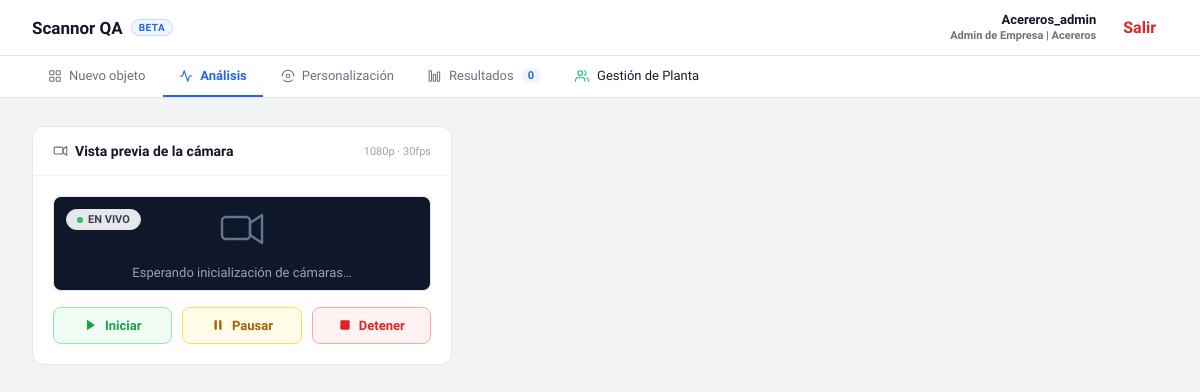
Page / (signed in) on the committed database.
### Backend/models.py (models this page shows, shortened)
class Usuario(AbstractUser):
    ROLES = (
        ('superadmin', 'Staff ScannorQA'),
        ('admin_empresa', 'Admin de Empresa'),
        ('operador', 'Operador de Línea')
    )
    rol = models.CharField(max_length=20, choices=ROLES, default='operador')
    empresa = models.ForeignKey(Empresa, on_delete=models.CASCADE, null=True)

class Empresa(models.Model):
    nombre = models.CharField(max_length=255, unique=True)
    activa = models.BooleanField(default=True)
    fecha_creacion = models.DateTimeField(auto_now_add=True)
    limite_usuarios = models.IntegerField(default=5, help_text="Cantidad máxima de operadores")
    ESTADOS_PLAN = (
        ('trial', 'Periodo de Prueba'),
        ('activo', 'Suscripción Activa'),
        ('suspendido', 'Suspendido por Pago')
    )
    estado_plan = models.CharField(max_length=30, choices=ESTADOS_PLAN, default='activo')

### Backend/views.py (the view)
# urls.py: path('', views.dashboard, name='dashboard'),
@login_required
def dashboard(request):
    return render(request, 'base.html')

### templates/base.html (shortened to what this page needs)
{% load static %}
<!DOCTYPE html>
<html lang="es">
<head>
  <link rel="stylesheet" href="{% static 'css/estilos.css' %}">
</head>
<body>
  {% include 'componentes/navbar.html' %}
  {% include 'paneles/analisis.html' %}
</body>
</html>

### templates/componentes/navbar.html (shortened to what this page needs)
<header class="topbar">
  <div class="brand">
    Scannor QA
    <span class="brand-badge">BETA</span>
  </div>
  <div class="topbar-right" style="display: flex; align-items: center; gap: 15px;">
    <div style="text-align: right; line-height: 1.3;">
        <div style="font-size: 13px; font-weight: 700; color: #111827;">
             {{ user.username }}
        </div>
        <div style="font-size: 11px; font-weight: 600; color: #6b7280;">
            {{ user.get_rol_display }} | {% if user.empresa %}{{ user.empresa.nombre }}{% else %}Staff Central{% endif %}
        </div>
    </div>
    <form action="{% url 'logout' %}" method="POST" style="margin: 0; display: inline;">
    <button type="submit" class="btn-ghost" style="background: none; border: none; text-decoration: none; color: #dc2626; font-weight: 600; padding: 6px 12px; cursor: pointer; font-family: inherit; font-size: inherit;">
        Salir
    </button>
</form>
  </div>
</header>
<nav class="navbar">
  <div class="nav-tab">
    <svg class="ic" style="width:14px;height:14px;color:#6b7280" viewBox="0 0 24 24"><rect x="3" y="3" width="7" height="7" rx="1"/><rect x="14" y="3" width="7" height="7" rx="1"/><rect x="3" y="14" width="7" height="7" rx="1"/><rect x="14" y="14" width="7" height="7" rx="1"/></svg>
    Nuevo objeto
  </div>
  <div class="nav-tab active" id="tab-analisis" onclick="cambiarPanel('analisis')">
    <svg class="ic" style="width:14px;height:14px;color:#6b7280" viewBox="0 0 24 24"><polyline points="22 12 18 12 15 21 9 3 6 12 2 12"/></svg>
    Análisis
  </div>
  <div class="nav-tab" id="tab-personalizacion" onclick="cambiarPanel('personalizacion')">
    <svg class="ic" style="width:14px;height:14px;color:#6b7280" viewBox="0 0 24 24"><circle cx="12" cy="12" r="3"/><path d="M19.07 4.93a10 10 0 0 0-14.14 0M21.9 12a9.9 9.9 0 0 0-2.93-7.07M2.1 12a9.9 9.9 0 0 1 2.93-7.07M4.93 19.07a10 10 0 0 0 14.14 0"/></svg>
    Personalización
  </div>
  <div class="nav-tab" id="tab-resultados" onclick="cambiarPanel('resultados')">
    <svg class="ic" style="width:14px;height:14px;color:#6b7280" viewBox="0 0 24 24"><rect x="2" y="3" width="4" height="18" rx="1"/><rect x="9" y="9" width="4" height="12" rx="1"/><rect x="16" y="5" width="4" height="16" rx="1"/></svg>
    Resultados
    <span class="nav-badge" id="badge-resultados">0</span>
  </div>
{% if user.rol == 'admin_empresa' %}
  <a href="{% url 'gestion_planta' %}" class="nav-tab" style="text-decoration: none; color: inherit; display: flex; align-items: center; gap: 8px;">
    <svg class="ic" style="width:14px;height:14px;color:#10b981" viewBox="0 0 24 24"><path d="M17 21v-2a4 4 0 0 0-4-4H5a4 4 0 0 0-4 4v2"/><circle cx="9" cy="7" r="4"/><path d="M23 21v-2a4 4 0 0 0-3-3.87M16 3.13a4 4 0 0 1 0 7.75"/></svg>
    Gestión de Planta
  </a>
  {% endif %}
</nav>

### static/css/estilos.css (style rules this page uses)
*, *::before, *::after { box-sizing: border-box; margin: 0; padding: 0; }
body { font-family: 'Plus Jakarta Sans', sans-serif; background: #f1f3f5; color: #1a1a2e; min-height: 100vh; display: flex; flex-direction: column; }
.topbar { background: #fff; border-bottom: 1px solid #e4e7ec; display: flex; align-items: center; justify-content: space-between; padding: 0 32px; height: 56px; }
.brand { font-size: 17px; font-weight: 700; color: #111827; display: flex; align-items: center; gap: 8px; }
.brand-badge { font-size: 10px; font-weight: 600; background: #eff6ff; color: #2563eb; border: 1px solid #bfdbfe; padding: 2px 7px; border-radius: 20px; letter-spacing: 0.5px; }
.topbar-right { display: flex; align-items: center; gap: 10px; }
.btn-ghost { background: none; border: 1px solid #e4e7ec; color: #6b7280; padding: 7px 14px; border-radius: 8px; font-size: 13px; font-weight: 500; font-family: inherit; cursor: pointer; display: flex; align-items: center; gap: 6px; transition: background 0.15s, border-color 0.15s; }
.navbar { background: #fff; border-bottom: 1px solid #e4e7ec; display: flex; align-items: flex-end; padding: 0 32px; gap: 2px; }
.nav-tab { font-size: 13px; font-weight: 500; color: #6b7280; padding: 12px 16px; cursor: pointer; border-bottom: 2px solid transparent; transition: color 0.15s; white-space: nowrap; display: flex; align-items: center; gap: 7px; }
.nav-tab.active { color: #2563eb; border-bottom-color: #2563eb; font-weight: 600; }
.nav-tab.active svg { color: #2563eb !important; }
.nav-badge { background: #eff6ff; color: #2563eb; font-size: 11px; font-weight: 600; padding: 1px 7px; border-radius: 20px; }
svg.ic { display: inline-block; vertical-align: middle; fill: none; stroke: currentColor; stroke-width: 1.8; stroke-linecap: round; stroke-linejoin: round; }

### rows in the picture
Usuario: username "Acereros_admin", rol "Admin de Empresa", empresa.nombre "Acereros"
